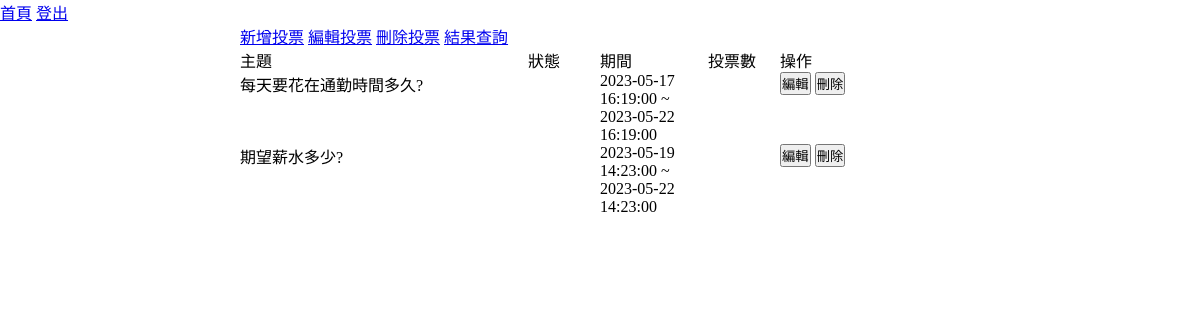
Page /backend_origin.php on the earlier database version.
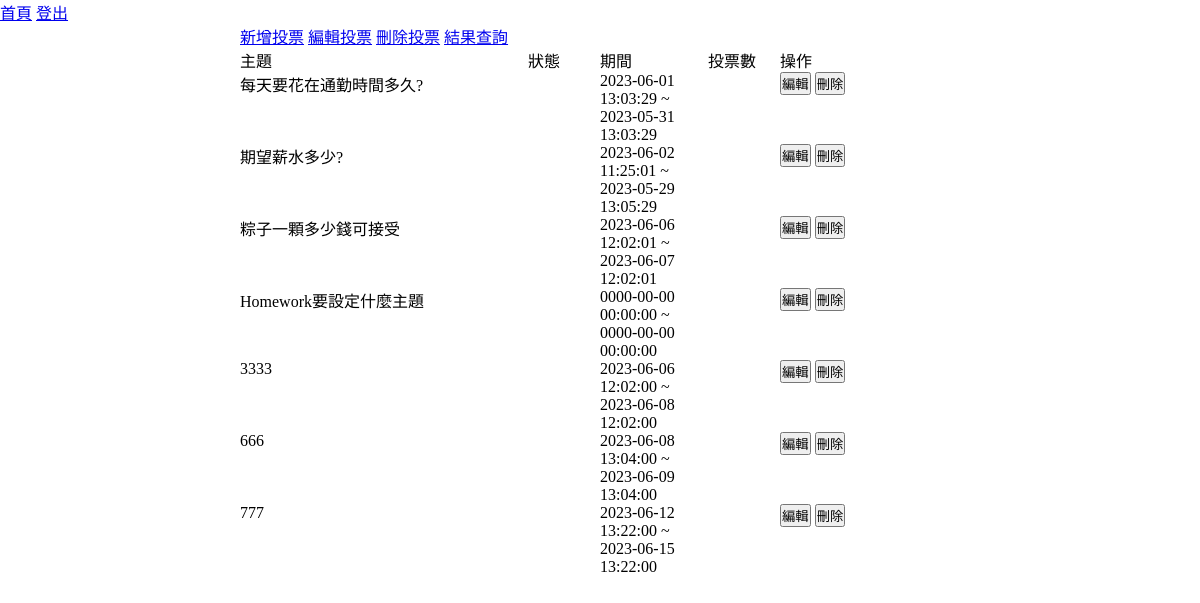
Same page on the later database version.
### tables this page shows
CREATE TABLE `topics` (
  `id` int(10) UNSIGNED NOT NULL,
  `subject` text NOT NULL,
  `open_time` datetime NOT NULL,
  `close_time` datetime NOT NULL,
  `type` int(1) UNSIGNED NOT NULL,
  `image` text DEFAULT NULL,
  `login` tinyint(1) NOT NULL,
  `created_time` timestamp NOT NULL DEFAULT current_timestamp(),
  `updated_time` timestamp NOT NULL DEFAULT current_timestamp() ON UPDATE current_timestamp()
);

### backend_origin.php (the view, shortened to what this page needs)
<?php include_once "./db.php"; ?>
<!DOCTYPE html>
<html lang="en">
<head>
    <link rel="stylesheet" href="./css/style.css">
</head>
<body>
    <header>
        <a href="index.php">首頁</a>
        <a href="login.php">登出</a>
    </header>
    <main>
        <nav>
            <a href='./back/add_vote.php'>新增投票</a>
            <a href='./back/edit_vote.php'>編輯投票</a>
            <a href='./back/del_vote.php'>刪除投票</a>
            <a href='./back/query_vote.php'>結果查詢</a>
        </nav>
        <ul class="topic-list">
            <li class="list-row">
                <div class="list-item-title">主題</div>
                <div class="list-item-title">狀態</div>
                <div class="list-item-title">期間</div>
                <div class="list-item-title">投票數</div>
                <div class="list-item-title">操作</div>
            </li>
            <?php
            $sql = "select * from `topics`";
            $rows = $pdo->query($sql)->fetchAll(PDO::FETCH_ASSOC);
            foreach ($rows as $row) {
            ?>
                <li class="list-row">
                    <div class="list-item"><?= $row['subject']; ?></div>
                    <div class="list-item"></div>
                    <div class="list-item">
                        <?= $row['open_time'] . " ~ " . $row['close_time']; ?>
                    </div>
                    <div class="list-item"></div>
                    <div class="list-item">
                        <button onclick="location.href='./back/edit_vote.php?id=<?= $row['id']; ?>'">編輯</button>
                        <button onclick="location.href='./back/del_vote.php?id=<?= $row['id']; ?>'">刪除</button>
                    </div>
                </li>
            <?php
            }
            ?>
        </ul>
    </main>
</body>
</html>

### css/style.css (style rules this page uses)
* { box-sizing: border-box; margin:0; padding:0; }
main { width:60%; margin:auto; }
.topic-list, .vote-result, .vote-list { list-style-type: none; }
.list-row, .vote-option, .vote-option-title, .vote-subject, .vote-subject-title { display:flex; width:100%; }
.list-item-title:nth-child(1), .list-item:nth-child(1) { width:40%; }
.list-item-title:nth-child(2), .list-item:nth-child(2) { width:10%; }
.list-item-title:nth-child(3), .list-item:nth-child(3) { width:15%; }
.list-item-title:nth-child(4), .list-item:nth-child(4) { width:10%; }
.list-item-title:nth-child(5), .list-item:nth-child(5) { width:25%; }

Differences in the rows shown:
changed topics "每天要花在通勤時間多久?": open_time "2023-05-17 16:19:00" → "2023-06-01 13:03:29"; close_time "2023-05-22 16:19:00" → "2023-05-31 13:03:29"
changed topics "期望薪水多少?": open_time "2023-05-19 14:23:00" → "2023-06-02 11:25:01"; close_time "2023-05-22 14:23:00" → "2023-05-29 13:05:29"
added topics: subject "粽子一顆多少錢可接受", open_time "2023-06-06 12:02:01", close_time "2023-06-07 12:02:01"
added topics: subject "Homework要設定什麼主題", open_time "0000-00-00 00:00:00", close_time "0000-00-00 00:00:00"
added topics: subject "3333", open_time "2023-06-06 12:02:00", close_time "2023-06-08 12:02:00"
added topics: subject "666", open_time "2023-06-08 13:04:00", close_time "2023-06-09 13:04:00"
added topics: subject "777", open_time "2023-06-12 13:22:00", close_time "2023-06-15 13:22:00"
